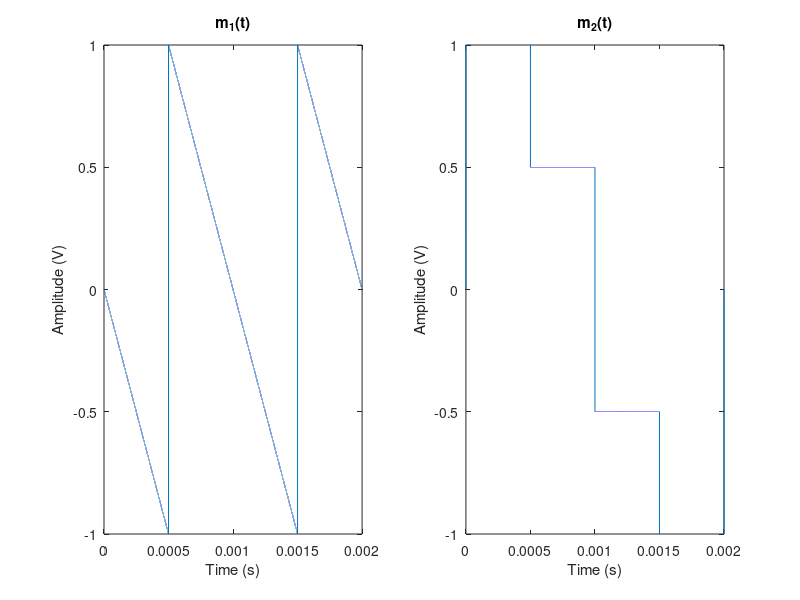
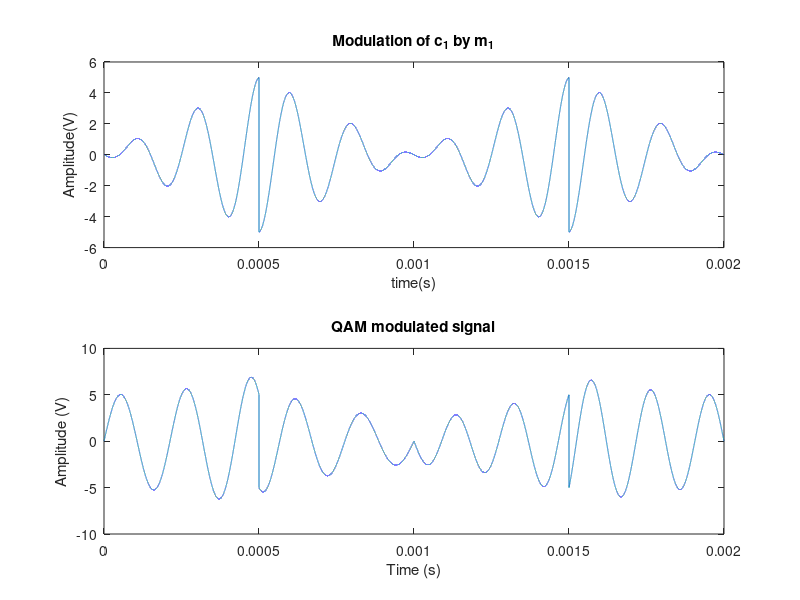

The MATLAB source for these figures, in order: (Note: this script raises an error after producing the figures.)
n=100000;
t=linspace(0,2*10^-3,n);
fs=n/(2*10^-3);

%m1(t)
f=1/(1*10^-3);
m1=sawtooth(-2*pi*f*(t-0.5*10^-3));
subplot(1,2,1)
plot(t,m1)
title('m_1(t)')
xlabel('Time (s)') 
ylabel('Amplitude (V)') 

%m2(t)
m2= (t==0).*0+((t > 0)&(t<0.5*10^-3)).*1+((t > 0.5*10^-3)&(t<1*10^-3)).*0.5+((t > 1*10^-3)&(t<1.5*10^-3)).*-0.5+((t > 1.5*10^-3)&(t<2*10^-3)).*-1;
subplot(1,2,2)
plot(t,m2)
title('m_2(t)')
xlabel('Time (s)') 
ylabel('Amplitude (V)') 

%Carrier
phi=pi/3;
fc=5000;
c1=5*cos(2*pi*fc*t);
c2=5*sin(2*pi*fc*t);

c1_phase_error=5*cos(2*pi*fc*t+phi);
c2_phase_error=5*sin(2*pi*fc*t+phi);

c1_freq_error=5*cos(2.02*pi*fc*t);
c2_freq_error=5*sin(2.02*pi*fc*t);

%QAM Modulation
s=m1.*c1+m2.*c2;

figure
subplot(2,1,1)
plot(t,c1.*m1)
title('Modulation of c_1 by m_1')
xlabel('time(s)')
ylabel('Amplitude(V)')
subplot(2,1,2)
plot(t,c2.*m2)
title('Modulation of c_2 by m_2')
xlabel('time(s)')
ylabel('Amplitude(V)')

plot(t,s)
title('QAM modulated signal')
xlabel('Time (s)') 
ylabel('Amplitude (V)') 

%Receiver
rm1=s.*c1;
rm1=lowpass(rm1,0.1,100);
rm1=lowpass(rm1,0.1,100);
subplot(1,2,1)
plot(t,rm1)
title('m_1(t) Coherently Demodulated and Normalized')
xlabel('Time (s)') 
ylabel('Amplitude (V)')

rm2=s.*c2;
rm2=lowpass(rm2,2200,fs,'ImpulseResponse','iir');
subplot(1,2,2)
plot(t,rm2);
title('m_2(t) Coherently Demodulated and Normalized')
xlabel('Time (s)') 
ylabel('Amplitude (V)') 

%Receiver with phase error
rm1_phase_error=s.*c1_phase_error;
rm1_phase_error=lowpass(rm1_phase_error,2200,fs,'ImpulseResponse','iir');
subplot(1,2,1)
plot(t,rm1_phase_error)
title('m_1(t) Coherent Demodulation with Phase error and Normalized')
xlabel('Time (s)') 
ylabel('Amplitude (V)')

rm2_phase_error=s.*c2_phase_error;
rm2_phase_error=lowpass(rm2_phase_error,2200,fs,'ImpulseResponse','iir');
subplot(1,2,2)
plot(t,rm2_phase_error);
title('m_2(t) Coherent Demodulation with Phase error and Normalized')
xlabel('Time (s)') 
ylabel('Amplitude (V)')

%Receiver with frequency error
rm1_freq_error=s.*c1_freq_error;
rm1_freq_error=lowpass(rm1_freq_error,2200,fs,'ImpulseResponse','iir');
subplot(1,2,1)
plot(t,rm1_freq_error)
title('m_1(t) Coherent Demodulation with Frequency error and Normalized')
xlabel('Time (s)') 
ylabel('Amplitude (V)') 

rm2_freq_error=s.*c2_freq_error;
rm2_freq_error=lowpass(rm2_freq_error,2200,fs,'ImpulseResponse','iir');
subplot(1,2,2)
plot(t,rm2_freq_error);
title('m_2(t) Coherent Demodulation with Frequency error and Normalized')
xlabel('Time (s)') 
ylabel('Amplitude (V)') 

